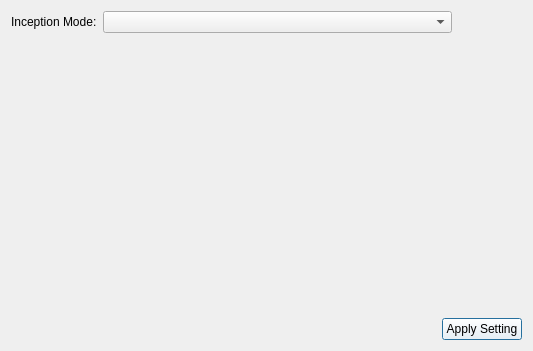
<?xml version="1.0" encoding="UTF-8"?>
<ui version="4.0">
 <class>DefectInceptionDialog</class>
 <widget class="QDialog" name="DefectInceptionDialog">
  <property name="geometry">
   <rect>
    <x>0</x>
    <y>0</y>
    <width>533</width>
    <height>351</height>
   </rect>
  </property>
  <property name="windowTitle">
   <string>Dialog</string>
  </property>
  <layout class="QVBoxLayout" name="verticalLayout">
   <item>
    <layout class="QHBoxLayout" name="horizontalLayout" stretch="1,5,1">
     <item>
      <widget class="QLabel" name="label">
       <property name="styleSheet">
        <string notr="true">color: rgb(0, 0, 0);
font: 10pt &quot;Arial&quot;;</string>
       </property>
       <property name="text">
        <string>Inception Mode:</string>
       </property>
      </widget>
     </item>
     <item>
      <widget class="QComboBox" name="m_ModeComboBox"/>
     </item>
     <item>
      <spacer name="horizontalSpacer">
       <property name="orientation">
        <enum>Qt::Horizontal</enum>
       </property>
       <property name="sizeHint" stdset="0">
        <size>
         <width>188</width>
         <height>20</height>
        </size>
       </property>
      </spacer>
     </item>
    </layout>
   </item>
   <item>
    <spacer name="verticalSpacer">
     <property name="orientation">
      <enum>Qt::Vertical</enum>
     </property>
     <property name="sizeHint" stdset="0">
      <size>
       <width>20</width>
       <height>253</height>
      </size>
     </property>
    </spacer>
   </item>
   <item>
    <layout class="QHBoxLayout" name="horizontalLayout_2">
     <item>
      <spacer name="horizontalSpacer_2">
       <property name="orientation">
        <enum>Qt::Horizontal</enum>
       </property>
       <property name="sizeHint" stdset="0">
        <size>
         <width>408</width>
         <height>20</height>
        </size>
       </property>
      </spacer>
     </item>
     <item>
      <widget class="QPushButton" name="m_ApplyBtn">
       <property name="styleSheet">
        <string notr="true">color: rgb(0, 0, 0);
background-color: rgb(255, 255, 255);
font: 12pt &quot;Arial&quot;;</string>
       </property>
       <property name="text">
        <string>Apply Setting</string>
       </property>
      </widget>
     </item>
    </layout>
   </item>
  </layout>
 </widget>
 <resources/>
 <connections/>
</ui>
